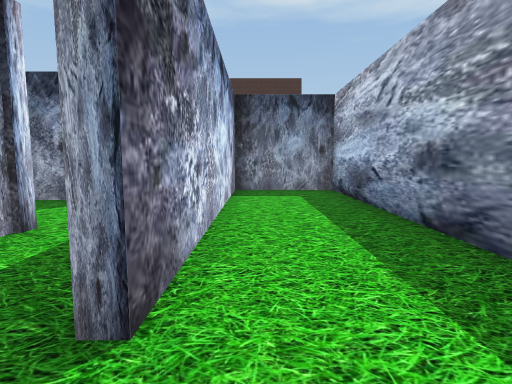
View 1 (above)

13 first-person views from a walk through a scene from a Unity 3-D project. The camera is 1.4 m above the floor, tilts 6° down and sees 80° across. Doors are open. The floor is counted in squares, 1.71 m on a side. Each view is taken from the middle of a square. On the plan, view 1 faces up. The plan holds only what a view shows up to about 11 squares ahead; the rest is blank. The place goes on beyond the plan. The player is left out.

View 2
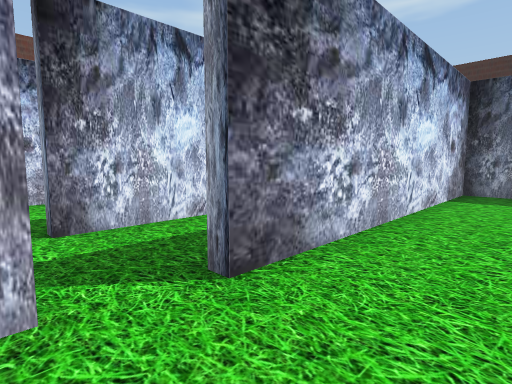

View 3
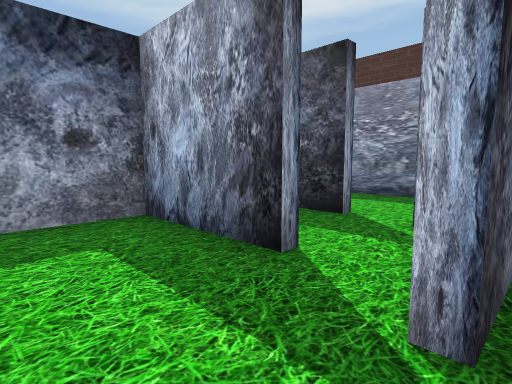

View 4
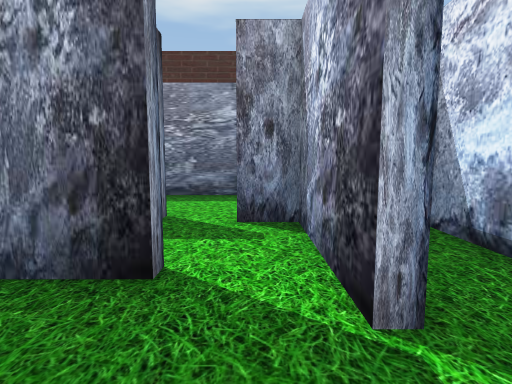

View 5
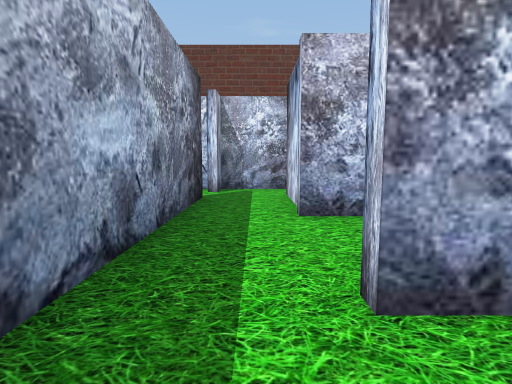

View 6
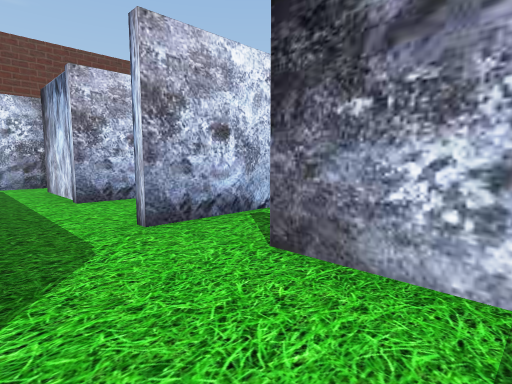

View 7
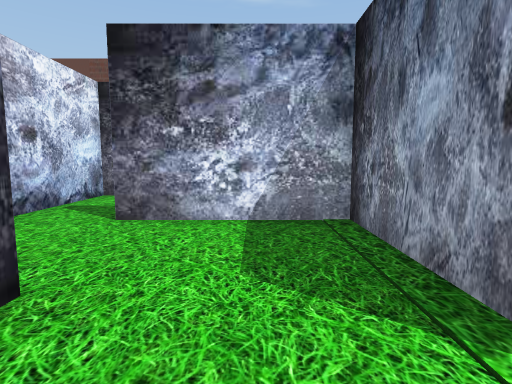

View 8
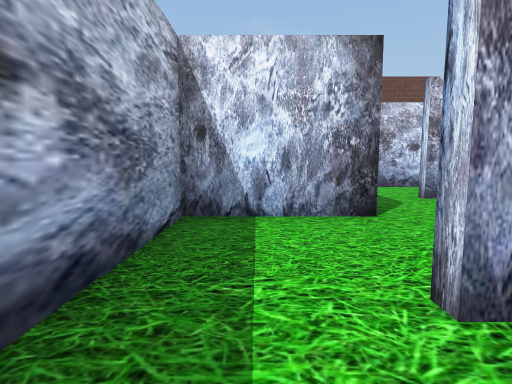

View 9
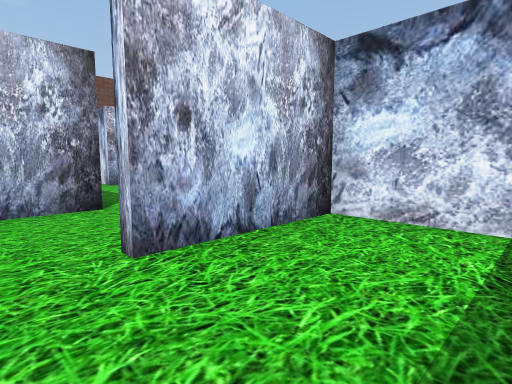

View 10
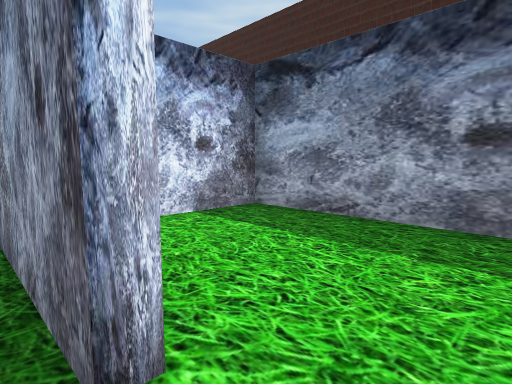

View 11
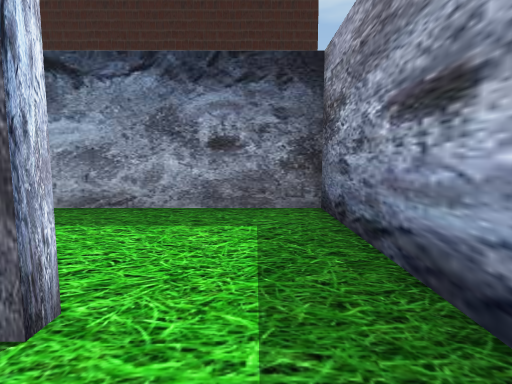

View 12
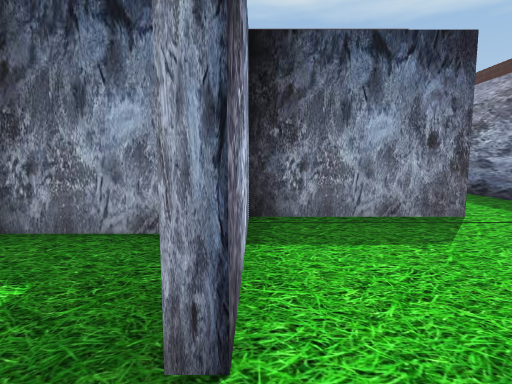

View 13
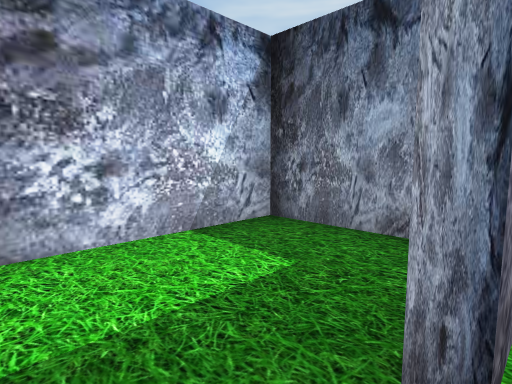

### Floor plan
Points are (right, up) in squares from view 1. A wall is a line through its corners. A room is listed if a view was taken in it or the views show most of it. See-through windows are left out.
Room 1 (views 1, 2)
walls: (2.1, 0.4) (2.1, 8.3) (-0.6, 8.3) (-0.6, 1.2)
ways out: opening at (-1, 1) to room 7
Room 2 (views 3, 4)
walls: (-3.6, -0.6) (-2.4, -0.6)
ways out: opening at (-3, 0) to room 7; opening at (-4.5, 1)
Room 3 (views 5, 6, 12, 13)
walls: (-0.9, 8.6) (0.6, 8.6); (-4, 10.3) (-6, 10.3) (-6, 6.5) (-2.6, 6.5); (-0.8, 5.6) (-0.8, 6.8); (0, 11.3) (-3.1, 11.3) (-3.1, 8)
ways out: opening at (-0.5, 9.5) to room 4; opening at (-2, 6) to room 6
Room 4 (views 7, 11)
walls: (0.6, 8.6) (2.1, 8.6) (2.1, 10.6)
ways out: opening at (-0.5, 9.5) to room 3; opening at (1, 11) to room 5
Room 5 (views 8, 9, 10)
walls: (2.1, 10.6) (2.1, 15.1) (-3.1, 15.1) (-3.1, 11.5) (0, 11.5)
ways out: opening at (1, 11) to room 4
Room 6 (no view inside)
walls: (-4.1, 3.6) (-2.7, 3.6) (-2.7, 1.6); (-3.9, 6.2) (-4.6, 6.2); (-0.8, 1.2) (-0.8, 5.6)
ways out: opening at (-2, 6) to room 3; opening at (-2, 2.5) to room 7
Room 7 (no view inside)
walls: (-2.7, 1.6) (-2.7, 0.6); (-2.4, -0.6) (-1, -0.6) (-1, 0.2)
ways out: opening at (-1, 1) to room 1; opening at (-3, 0) to room 2; opening at (-2, 2.5) to room 6

Where each view was taken, in squares from view 1:
view 1: 0 up, 0 right, facing up
view 2: 0 up, 1 right, facing up-left
view 3: 1 down, 5 left, facing up-right
view 4: 0 up, 5 left, facing right
view 5: 8 up, 2 left, facing down
view 6: 10 up, 1 left, facing down-left
view 7: 10 up, 1 right, facing left
view 8: 13 up, 1 right, facing down
view 9: 14 up, 1 right, facing down-left
view 10: 11 up, 1 right, facing up-left
view 11: 10 up, 1 right, facing up
view 12: 7 up, 3 left, facing up
view 13: 7 up, 3 left, facing up-left
